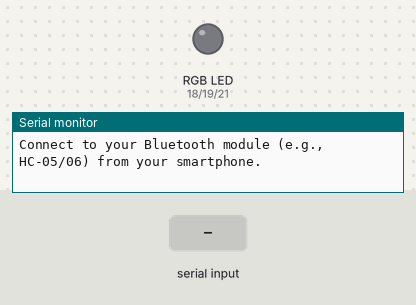
The program below on a simulated ESP32. Parts: an RGB LED mixed from three pins (HIGH = lit), the last lines printed to the serial monitor. The test bench sets the inputs (shaded band). Dim RGB values are drawn brighter than linear.

Above: at 1.2 s.
1.3 s: "RED\n" received over Serial
At 2.1 s:
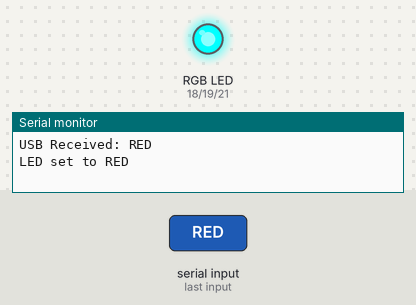
2.8 s: "GREEN\n" received over the second serial link
At 3.3 s:
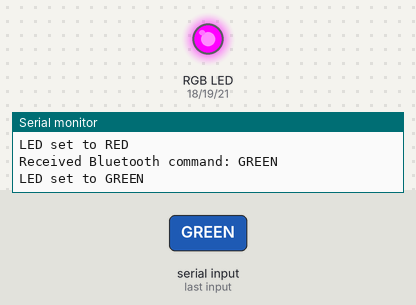
4.3 s: "BLUE\n" received over Serial
At 5.5 s:
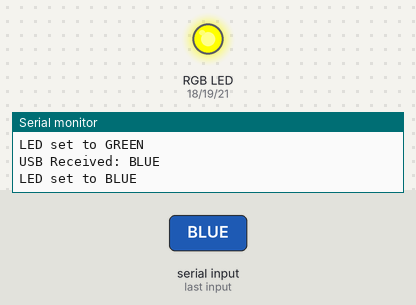
5.8 s: "OFF\n" received over the second serial link
At 6.6 s:
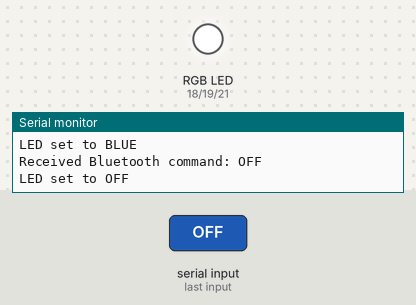
7.3 s: "RGB(90,45,200)\n" received over Serial
At 7.8 s:
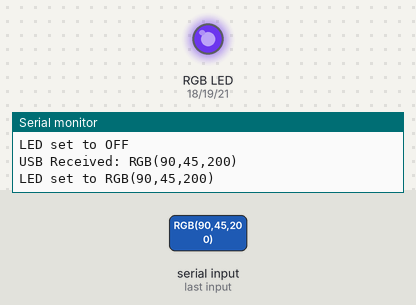
8.8 s: "RED\n" received over the second serial link
At 9.1 s:
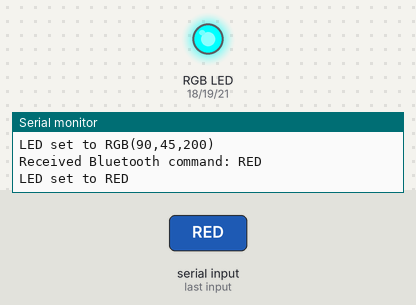
Timing chart, 0 to 11.3 s (numbered marks = the images above; inputs shaded):
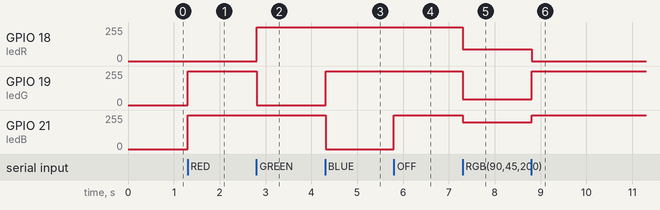

The program:

main.cpp
```cpp
// --- main.cpp ---
#include <Arduino.h> // PlatformIO에서는 이 줄이 필요합니다.
#include "BluetoothSerial.h"

#if !defined(CONFIG_BT_ENABLED) || !defined(CONFIG_BLUEDROID_ENABLED)
#error Bluetooth is not enabled! Please run `make menuconfig` to enable it.
#endif
// ESP32의 Serial2 (UART2)를 사용하여 외부 블루투스 모듈과 통신합니다.
// GPIO16 (RX2), GPIO17 (TX2) 핀을 사용합니다.

// --- RGB LED 핀 설정 (KY-016 모듈용) ---
// KY-016은 공통 음극(Common Cathode)이므로 0이 꺼짐, 255가 밝음
uint8_t ledR = 18; // 빨강 LED가 연결된 GPIO 핀 번호
uint8_t ledG = 19; // 초록 LED가 연결된 GPIO 핀 번호
uint8_t ledB = 21; // 파랑 LED가 연결된 GPIO 핀 번호

// --- LED PWM 채널 설정 ---
const int freq = 5000;    // PWM 주파수 (Hz)
const int resolution = 8; // PWM 해상도 (비트). 8비트는 0~255 값 사용
const int redChannel = 0; // 빨강 LED에 할당할 PWM 채널
const int greenChannel = 1; // 초록 LED에 할당할 PWM 채널
const int blueChannel = 2;  // 파랑 LED에 할당할 PWM 채널

// --- 함수 선언 ---
void setColor(int r, int g, int b);

// --- 색상을 설정하는 함수 (공통 음극 LED용: 0=꺼짐, 255=밝음) ---
void setColor(int r, int g, int b) {
  ledcWrite(redChannel, r);
  ledcWrite(greenChannel, g);
  ledcWrite(blueChannel, b);
}

void setup() {
  Serial.begin(115200); // USB 시리얼 통신 시작 (컴퓨터 시리얼 모니터용)

  // --- LED PWM 채널 설정 ---
  ledcSetup(redChannel, freq, resolution);
  ledcAttachPin(ledR, redChannel);

  ledcSetup(greenChannel, freq, resolution);
  ledcAttachPin(ledG, greenChannel);

  ledcSetup(blueChannel, freq, resolution);
  ledcAttachPin(ledB, blueChannel);

  // 초기 LED 상태 (꺼짐)
  setColor(0, 0, 0);

  // --- 외부 블루투스 모듈 (Serial2) 시작 ---
  // RX2 (GPIO16), TX2 (GPIO17) 핀을 사용하여 Serial2 통신을 시작합니다.
  // 대부분의 HC-05/06 모듈은 기본 9600 보드레이트를 사용합니다.
  Serial2.begin(9600, SERIAL_8N1, 16, 17); // Baud rate, Data bits, Parity, Stop bits, RX pin, TX pin
  Serial.println("External Bluetooth Module Started! Ready for commands...");
  Serial.println("Connect to your Bluetooth module (e.g., HC-05/06) from your smartphone.");
}

void loop() {
  // --- 외부 블루투스 모듈을 통해 데이터가 수신되면 ---
  if (Serial2.available()) {
    String command = Serial2.readStringUntil('\n'); // 개행 문자까지 읽어옴
    command.trim(); // 앞뒤 공백 제거
    Serial.print("Received Bluetooth command: "); // USB 시리얼 모니터에 출력
    Serial.println(command);

    if (command == "RED") {
      setColor(0, 255, 255);
      Serial.println("LED set to RED");
    } else if (command == "GREEN") {
      setColor(255, 0, 255);
      Serial.println("LED set to GREEN");
    } else if (command == "BLUE") {
      setColor(255, 255, 0);
      Serial.println("LED set to BLUE");
    } else if (command == "WHITE") {
      setColor(0, 0, 0);
      Serial.println("LED set to WHITE");
    } else if (command == "OFF") {
      setColor(255, 255, 255);
      Serial.println("LED set to OFF");
    } else if (command.startsWith("RGB")) {
      // "RGB(r,g,b)" 형식의 명령 처리
      int r = 0, g = 0, b = 0;
      sscanf(command.c_str(), "RGB(%d,%d,%d)", &r, &g, &b);
      // 값 유효성 검사 (0~255 범위)
      r = constrain(r, 0, 255);
      g = constrain(g, 0, 255);
      b = constrain(b, 0, 255);
      setColor(r, g, b);
      Serial.printf("LED set to RGB(%d,%d,%d)\n", r, g, b);
    } else {
      Serial.println("Unknown command.");
    }
    Serial2.println("Command received: " + command); // 블루투스 모듈로 응답
  }

  // --- USB 시리얼을 통해 명령을 받으면 (디버깅용, 컴퓨터에서 직접 명령 입력) ---
  if (Serial.available()) {
    String command = Serial.readStringUntil('\n');
    command.trim();
    Serial.print("USB Received: ");
    Serial.println(command);
    // 블루투스로 받은 것과 동일하게 처리 (테스트 용이)
    if (command == "RED") {
      setColor(0, 255, 255);
      Serial.println("LED set to RED");
    } else if (command == "GREEN") {
      setColor(255, 0, 255);
      Serial.println("LED set to GREEN");
    } else if (command == "BLUE") {
      setColor(255, 255, 0);
      Serial.println("LED set to BLUE");
    } else if (command == "WHITE") {
      setColor(0, 0, 0);
      Serial.println("LED set to WHITE");
    } else if (command == "OFF") {
      setColor(255, 255, 255);
      Serial.println("LED set to OFF");
    } else if (command.startsWith("RGB")) {
      int r = 0, g = 0, b = 0;
      sscanf(command.c_str(), "RGB(%d,%d,%d)", &r, &g, &b);
      r = constrain(r, 0, 255);
      g = constrain(g, 0, 255);
      b = constrain(b, 0, 255);
      setColor(r, g, b);
      Serial.printf("LED set to RGB(%d,%d,%d)\n", r, g, b);
    } else {
      Serial.println("Unknown command.");
    }
  }
  delay(10); // 루프 지연
}
```

Measured:
- after the input at 1.3 s, GPIO 19 (ledG), GPIO 21 (ledB): 0/255 → 255/255 at once
- after the input at 2.8 s, GPIO 18 (ledR): 0/255 → 255/255 at once; GPIO 19 (ledG): 255/255 → 0/255 at once
- after the input at 4.3 s, GPIO 19 (ledG): 0/255 → 255/255 at once; GPIO 21 (ledB): 255/255 → 0/255 at once
- after the input at 5.8 s, GPIO 21 (ledB): 0/255 → 255/255 at once
- after the input at 7.3 s, GPIO 18 (ledR): 255/255 → 90/255 at once; GPIO 19 (ledG): 255/255 → 45/255 at once; GPIO 21 (ledB): 255/255 → 199/255 at once
- after the input at 8.8 s, GPIO 18 (ledR): 90/255 → 0/255 at once; GPIO 19 (ledG): 45/255 → 255/255 at once; GPIO 21 (ledB): 199/255 → 255/255 at once
